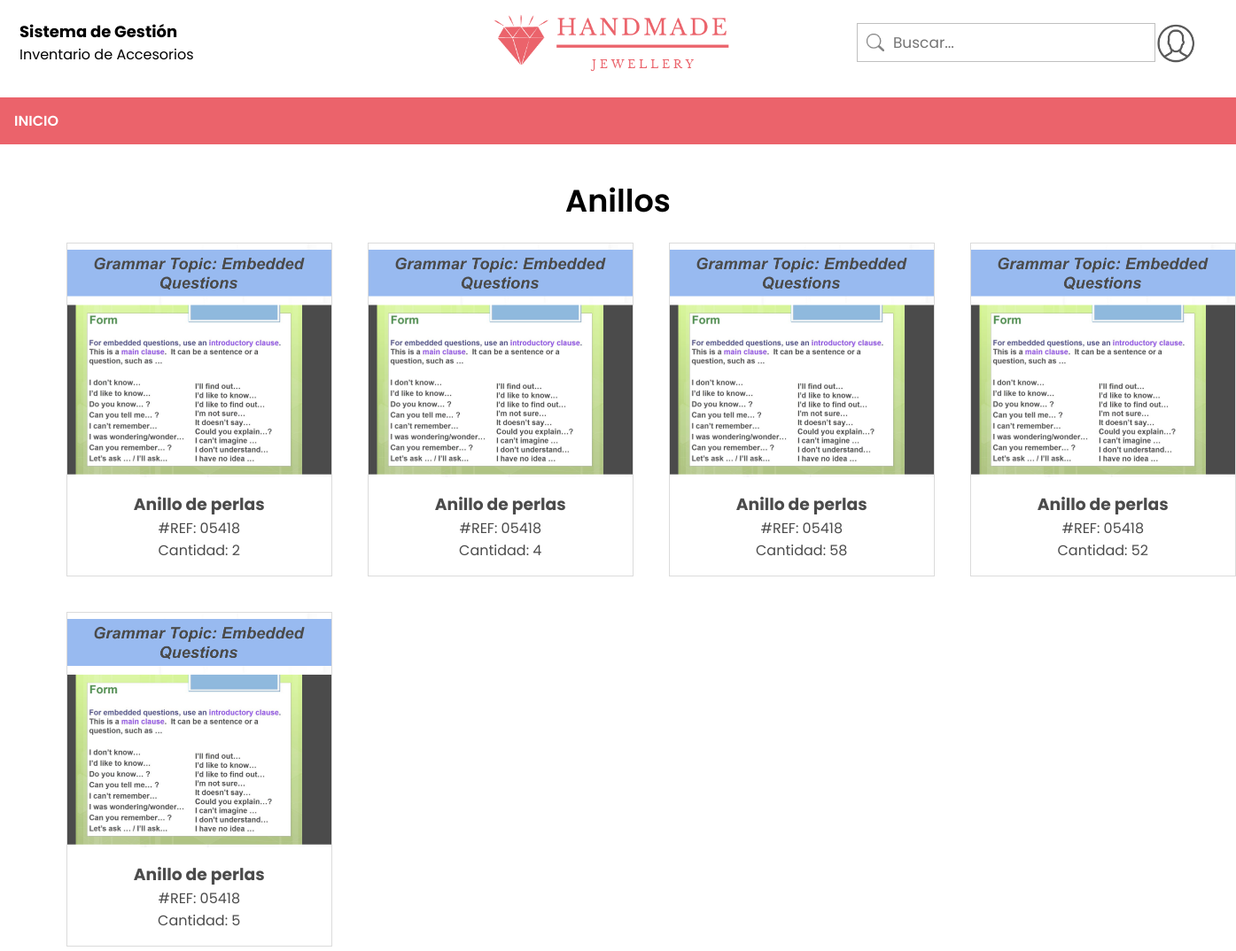
The page /usuario/ver_anillos (signed in) on the database its author committed.
### tables this page shows
CREATE TABLE accesorio (id INTEGER PRIMARY KEY AUTOINCREMENT, referencia VARCHAR NOT NULL, nombre VARCHAR NOT NULL, cantidad INTEGER NOT NULL, imagen VARCHAR NOT NULL, estado VARCHAR, tipo_accesorio VARCHAR NOT NULL);

### app.py (the view)
@app.route('/usuario/ver_anillos')
def ver_anillos():
    try:
        if session['rol'] == 0:
            db = get_db()
            tipo = 'Anillos'
            accesorioto = db.execute('SELECT * FROM accesorio WHERE tipo_accesorio = ? AND estado = ?', (tipo, "Activo")).fetchall()
            return render_template("ver_anillos.html", accesorioto=accesorioto)
        elif session['rol'] == 1:
            return redirect(url_for("inicio_administrador"))
    except:
        return redirect(url_for("logout"))

### db.py (called while the page is built)
def get_db():
    try:
        if 'db' not in g:
            g.db = sqlite3.connect('Handmade.db')
        return g.db
    except Error:
        print(Error)

### templates/ver_anillos.html (shortened to what this page needs)
<html>
    <link rel="stylesheet" href={{ url_for('static', filename='css/style2.css') }}>
    <body>
        <div class="top-container">
            <table style="width: 100%;">
                <tr>
                    <td style="width: 70%;">
                        <h1 style="font-size: 18;">Sistema de Gestión</h1>
                        <p>Inventario de Accesorios</p>
                    </td>
                    <td>
                        <input type="text" name="search" placeholder="Buscar..." class="search">
                    </td>
                    <td style="width: 5%;">
                        <div>
                            <label for="show" class="show-btn"><img src={{ url_for('static', filename='img/profile.png') }} alt="profile" width="43"></label>
                        </div>
                    </td>
                </tr>
            </table>
        </div>
        <br><br><br><br><br><br><br><br>
        <div style="font-size: 35px; font-weight: 600; text-align: center;">Anillos</div>
                <div class="container2">
            {% for a in accesorioto %}
                <div class="gallery">
                    <a target="_blank" href="{{ url_for('ver_producto', id=a[0]) }}">
                        <img src={{ url_for('static', filename='img/imgProductos/'+a[4]+'') }} width="300" height="200" alt="" class="item2-img">
                    </a>
                    <div class="item2-text">
                        <h3>{{ a[2] }}</h3>
                        <p>#REF: {{ a[1] }}</p>
                        <p>Cantidad: {{ a[3] }}</p>
                    </div>
                </div>
            {% endfor %}
        </div>
               <ul>
           <li><a href="{{ url_for('inicio_usuario') }}">INICIO</a></li>
       </ul>
    </body>
</html>

### static/css/style2.css (style rules this page uses)
* { margin: 0; padding: 0; outline: none; box-sizing: border-box; font-family: Poppins; }
body { height: 100vh; width: 100%; }
div.top-container { width: 100%; padding: 20px; background-image: url("../img/HANDMADE.png"); background-repeat: no-repeat; background-size: 300px; background-position: center; position: fixed; z-index: 100; background-color: white; }
ul { list-style-type: none; margin: 0; padding: 0; position: fixed; top: 110; width: 100%; background-color: #eb636b; }
li { float: left; }
li a, .dropbtn { display: block; color: white; text-align: center; padding: 14px 16px; text-decoration: none; font-weight: 600; }
div.gallery { margin: 5px; border: 1px solid #ccc; width: 300px; opacity: 0.7; float: left; }
div.gallery img { width: 100%; height: auto; }
.search { width: 100%; height: 7%; border: 1px solid silver; border-radius: 0px; font-size: 17px; background-color: white; background-image: url('../img/searchicon.png'); background-position: 10px 11px; background-repeat: no-repeat; background-size: 20px; padding: 8px 20px 8px 40px; }
.container2 { width: 90%; margin-left: auto; margin-right: auto; margin-top: 1em; margin-bottom: 3em; display: grid; grid-template-columns: repeat(4, 1fr); grid-gap: 30px; }
.item2-text { padding: 1em; text-align: center; }
.item2-img { max-width: 100%; display: block; }

### rows shown on the page
accesorio: imagen (picture), nombre "Anillo de perlas", referencia "05418", cantidad "2"
accesorio: imagen (picture), nombre "Anillo de perlas", referencia "05418", cantidad "4"
accesorio: imagen (picture), nombre "Anillo de perlas", referencia "05418", cantidad "58"
accesorio: imagen (picture), nombre "Anillo de perlas", referencia "05418", cantidad "52"
accesorio: imagen (picture), nombre "Anillo de perlas", referencia "05418", cantidad "5"
